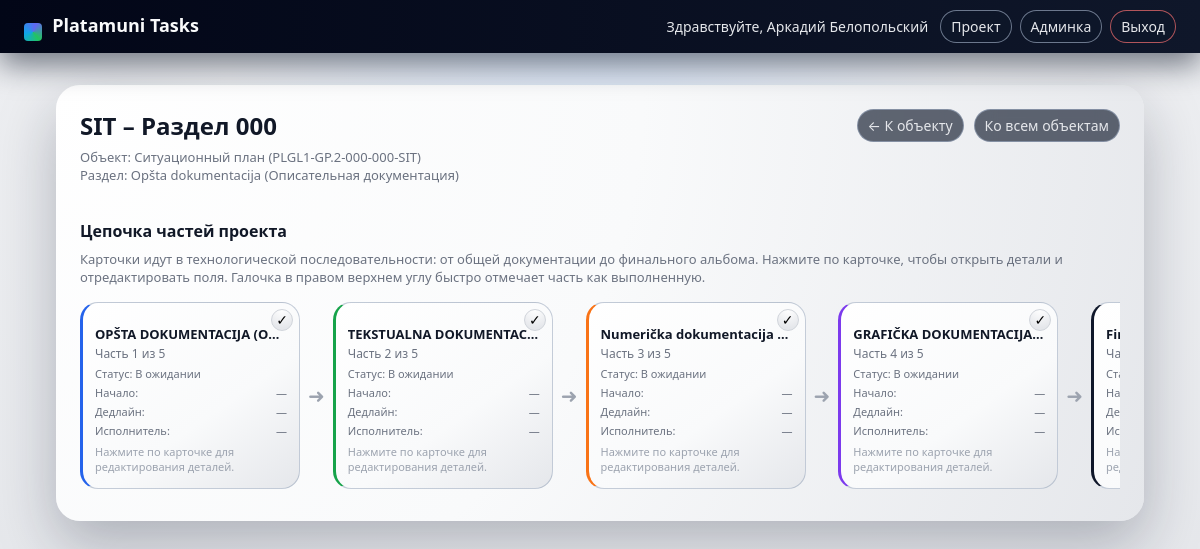
The app's page /sections/1 (signed in), older data.
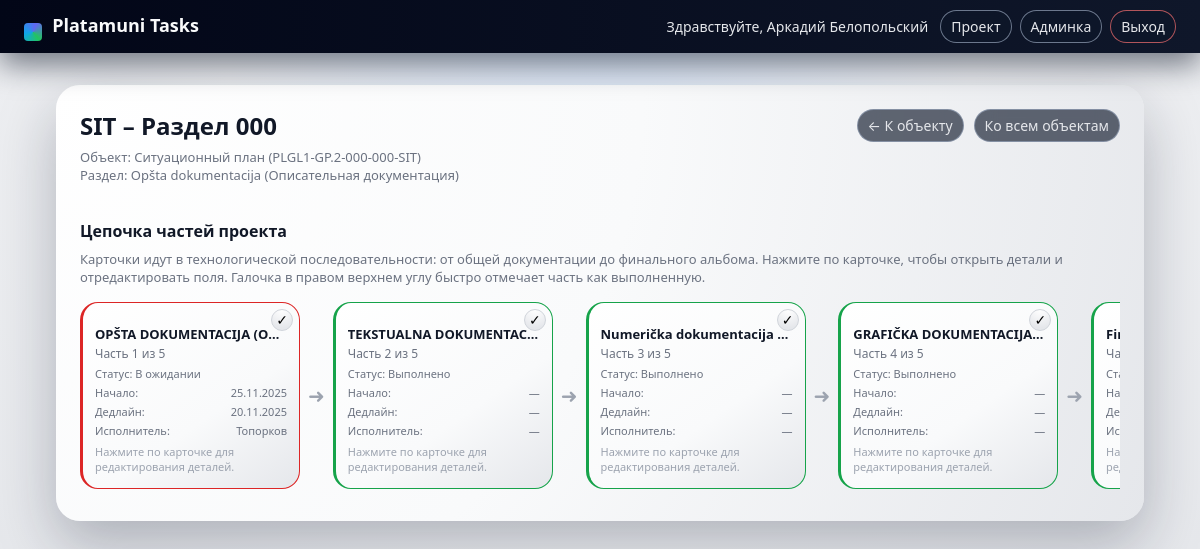
The same page, newer data.
### models.py (models this page shows)
class ProjectObject(db.Model):
    __tablename__ = "project_objects"
    id = db.Column(db.Integer, primary_key=True)
    code = db.Column(db.String(255), unique=True, nullable=False)
    short_name = db.Column(db.String(64), nullable=False)
    full_name = db.Column(db.String(255), nullable=False)
    created_at = db.Column(db.DateTime, default=datetime.utcnow, nullable=False)
    sections = db.relationship("ProjectSection", back_populates="object", lazy=True)

class ProjectSection(db.Model):
    __tablename__ = "project_sections"
    id = db.Column(db.Integer, primary_key=True)
    object_id = db.Column(db.Integer, db.ForeignKey("project_objects.id"), nullable=False)
    code = db.Column(db.String(8), nullable=False)
    name = db.Column(db.String(255), nullable=False)
    order_index = db.Column(db.Integer, nullable=False)
    created_at = db.Column(db.DateTime, default=datetime.utcnow, nullable=False)
    object = db.relationship("ProjectObject", back_populates="sections")
    parts = db.relationship("ProjectPart", back_populates="section", lazy=True)

class ProjectPart(db.Model):
    __tablename__ = "project_parts"
    id = db.Column(db.Integer, primary_key=True)
    section_id = db.Column(db.Integer, db.ForeignKey("project_sections.id"), nullable=False)
    name = db.Column(db.String(255), nullable=False)
    order_index = db.Column(db.Integer, nullable=False)
    start_date = db.Column(db.Date, nullable=True)
    end_date = db.Column(db.Date, nullable=True)
    status = db.Column(db.String(32), nullable=False, default="pending")
    assignee_name = db.Column(db.String(255), nullable=True)
    album_link = db.Column(db.String(512), nullable=True)
    created_at = db.Column(db.DateTime, default=datetime.utcnow, nullable=False)
    section = db.relationship("ProjectSection", back_populates="parts")

### app.py (the view, shortened to what this page needs)
    @app.route("/sections/<int:section_id>", methods=["GET", "POST"])
    @login_required
    def section_detail(section_id: int):
        section = ProjectSection.query.get_or_404(section_id)
        obj = section.object
        parts = (
            ProjectPart.query
            .filter_by(section_id=section.id)
            .order_by(ProjectPart.order_index)
            .all()
        )
        today = date.today()
        for p in parts:
            if p.end_date and p.end_date < today and p.status != "done":
                p.is_overdue = True
            else:
                p.is_overdue = False
        status_choices = [
            ("pending", "В ожидании"),
            ("in_progress", "В разработке"),
            ("done", "Выполнено"),
            ("returned", "Возвращено на доработку"),
        ]
        return render_template(
            "section_detail.html",
            section=section,
            obj=obj,
            parts=parts,
            status_choices=status_choices,
        )

### templates/section_detail.html (shortened to what this page needs)
{% extends "base.html" %}
{% block content %}
<div class="dashboard">
    <div class="dashboard-header">
        <div>
            <h1 class="dashboard-title">
                {{ obj.short_name }} – Раздел {{ section.code }}
            </h1>
            <p class="dashboard-subtitle">
                Объект: {{ obj.full_name }} ({{ obj.code }})<br>
                Раздел: {{ section.name }}
            </p>
        </div>
        <div class="dashboard-badges">
            <a class="header-link" href="{{ url_for('object_detail', object_id=obj.id) }}">← К объекту</a>
            <a class="header-link" href="{{ url_for('dashboard') }}">Ко всем объектам</a>
        </div>
    </div>
    <div class="objects-section">
        <h2 class="section-title">Цепочка частей проекта</h2>
        {% if parts and parts|length > 0 %}
            <p class="dashboard-subtitle">
                Карточки идут в технологической последовательности: от общей документации до финального альбома.
                Нажмите по карточке, чтобы открыть детали и отредактировать поля. Галочка в правом верхнем углу
                быстро отмечает часть как выполненную.
            </p>
            <div class="parts-chain">
                {% for part in parts %}
                    <div class="part-step-container">
                        <div
                            class="object-card part-step part-step-{{ loop.index }} part-status-{{ part.status }} {% if part.is_overdue %}part-overdue{% endif %}"
                            data-part-id="{{ part.id }}"
                            data-part-name="{{ part.name | e }}"
                            data-start-date="{{ part.start_date.strftime('%Y-%m-%d') if part.start_date else '' }}"
                            data-end-date="{{ part.end_date.strftime('%Y-%m-%d') if part.end_date else '' }}"
                            data-status="{{ part.status }}"
                            data-assignee="{{ part.assignee_name or '' }}"
                            data-album-link="{{ part.album_link or '' }}"
                        >
                            <form method="post" class="quick-done-form">
                                <button
                                    type="submit"
                                    class="quick-done-button"
                                    title="Отметить как выполнено"
                                >
                                    ✓
                                </button>
                            </form>
                            <div class="part-title" title="{{ part.name }}">
                                {{ part.name }}
                            </div>
                            <div class="object-name-sub">
                                Часть {{ loop.index }} из {{ parts|length }}
                            </div>
                            <div class="part-meta-row">
                                <span class="part-meta-label">
                                    Статус:
                                    {% for value, label in status_choices %}
                                        {% if value == part.status %}{{ label }}{% endif %}
                                    {% endfor %}
                                </span>
                            </div>
                            <div class="part-meta-row">
                                <span class="part-meta-label">Начало:</span>
                                <span class="part-meta-value">
                                    {% if part.start_date %}{{ part.start_date.strftime('%d.%m.%Y') }}{% else %}—{% endif %}
                                </span>
                            </div>
                            <div class="part-meta-row">
                                <span class="part-meta-label">Дедлайн:</span>
                                <span class="part-meta-value">
                                    {% if part.end_date %}{{ part.end_date.strftime('%d.%m.%Y') }}{% else %}—{% endif %}
                                </span>
                            </div>
                            <div class="part-meta-row">
                                <span class="part-meta-label">Исполнитель:</span>
                                <span class="part-meta-value">
                                    {% if part.assignee_name %}{{ part.assignee_name }}{% else %}—{% endif %}
                                </span>
                            </div>
                            <div class="part-hint">
                                Нажмите по карточке для редактирования деталей.
                            </div>
                        </div>
                        {% if not loop.last %}
                            <div class="part-arrow">➜</div>
                        {% endif %}
                    </div>
                {% endfor %}
            </div>
        {% endif %}
    </div>
</div>
{% endblock %}

### templates/base.html (shortened to what this page needs)
<!doctype html>
<html lang="ru">
<head>
    <link
        rel="stylesheet"
        href="{{ url_for('static', filename='styles.css') }}"
    >
</head>
<body>
<header class="main-header">
    <div class="header-left">
        <span class="logo-logo">◼</span>
        <span class="logo-text">Platamuni Tasks</span>
    </div>
    <div class="header-right">
        {% if session.get('user_name') %}
            <span class="user-name">Здравствуйте, {{ session.get('user_name') }}</span>
            <a class="header-link" href="{{ url_for('dashboard') }}">Проект</a>
            {% if session.get('is_admin') %}
                <a class="header-link" href="{{ url_for('admin_users') }}">Админка</a>
            {% endif %}
            <a class="header-link danger" href="{{ url_for('logout') }}">Выход</a>
        {% else %}
            <a class="header-link primary" href="{{ url_for('login') }}">Вход</a>
            <a class="header-link" href="{{ url_for('register') }}">Регистрация</a>
        {% endif %}
    </div>
</header>
<main class="main-container">
    {% block content %}{% endblock %}
</main>
</body>
</html>

### static/styles.css (style rules this page uses)
:root { --bg-body: #f3f4f6; --bg-header: #0b1120; --bg-card: #ffffff; --border-subtle: #e5e7eb; --text-main: #111827; --text-muted: #6b7280; --accent: #2563eb; --accent-soft: #dbeafe; --danger: #dc2626; --danger-soft: #fee2e2; --success: #16a34a; --success-soft: #dcfce7; --warn: #f97316; --warn-soft: #ffedd5; }
* { box-sizing: border-box; }
body { margin: 0; font-family: system-ui, -apple-system, BlinkMacSystemFont, "Segoe UI", sans-serif; background: radial-gradient(circle at top, #e5f0ff 0, #f3f4f6 45%, #e5e7eb 100%); color: var(--text-main); }
.main-header { display: flex; justify-content: space-between; align-items: center; padding: 10px 24px; background: linear-gradient(90deg, #020617, #0f172a); color: #f9fafb; position: sticky; top: 0; z-index: 10; box-shadow: 0 12px 30px rgba(15, 23, 42, 0.55); }
.logo-logo { display: inline-flex; align-items: center; justify-content: center; width: 18px; height: 18px; border-radius: 4px; background: conic-gradient(from 140deg, #22c55e, #0ea5e9, #6366f1, #22c55e); margin-right: 6px; font-size: 0; }
.logo-text { font-weight: 600; font-size: 18px; }
.header-right { display: flex; align-items: center; gap: 8px; }
.header-link { color: #e5e7eb; text-decoration: none; font-size: 14px; padding: 6px 10px; border-radius: 999px; border: 1px solid rgba(148, 163, 184, 0.7); background: rgba(15, 23, 42, 0.65); backdrop-filter: blur(10px); }
.header-link.danger { border-color: rgba(248, 113, 113, 0.7); }
.user-name { font-size: 14px; margin-right: 4px; color: #e5e7eb; }
.main-container { max-width: 1120px; margin: 32px auto; padding: 0 16px 40px 16px; }
.dashboard { background: radial-gradient(circle at top left, #ffffff 0, #f9fafb 50%, #e5e7eb 100%); padding: 24px 24px 28px 24px; border-radius: 24px; box-shadow: 0 24px 60px rgba(15, 23, 42, 0.28); }
.dashboard-header { display: flex; justify-content: space-between; align-items: flex-start; gap: 16px; flex-wrap: wrap; }
.dashboard-title { margin-top: 0; margin-bottom: 6px; font-size: 24px; }
.dashboard-subtitle { margin-top: 0; margin-bottom: 12px; font-size: 13px; color: var(--text-muted); }
.dashboard-badges { display: flex; gap: 10px; flex-wrap: wrap; }
.objects-section { margin-top: 24px; }
.section-title { font-size: 16px; margin-top: 0; margin-bottom: 8px; }
.object-card { display: block; padding: 12px 12px 14px 12px; border-radius: 18px; background: linear-gradient(145deg, #ffffff 0, #f9fafb 60%, #e5e7eb 100%); border: 1px solid rgba(148, 163, 184, 0.55); text-decoration: none; color: inherit; transition: transform 0.08s ease, box-shadow 0.08s ease, border-color 0.08s ease; }
.object-name-sub { margin-top: 2px; font-size: 12px; color: var(--text-muted); }
.parts-chain { margin-top: 16px; display: flex; align-items: stretch; gap: 8px; overflow-x: auto; padding-bottom: 4px; }
.part-step-container { display: flex; align-items: center; gap: 8px; flex-shrink: 0; }
.part-step { position: relative; min-width: 210px; max-width: 220px; padding-top: 22px; }
.part-title { font-size: 13px; font-weight: 600; white-space: nowrap; overflow: hidden; text-overflow: ellipsis; }
.part-step-1 { border-left: 3px solid #2563eb; }
.part-step-2 { border-left: 3px solid #16a34a; }
.part-step-3 { border-left: 3px solid #f97316; }
.part-step-4 { border-left: 3px solid #7c3aed; }
.part-step-5 { border-left: 3px solid #0f172a; }
.quick-done-form { position: absolute; top: 6px; right: 6px; z-index: 2; }
.quick-done-button { width: 22px; height: 22px; border-radius: 999px; border: 1px solid #d1d5db; background: radial-gradient(circle at top, #ffffff 0, #e5e7eb 80%); font-size: 14px; line-height: 1; cursor: pointer; display: flex; align-items: center; justify-content: center; padding: 0; }
.part-meta-row { margin-top: 4px; display: flex; justify-content: space-between; font-size: 11px; color: #6b7280; }
.part-meta-label { white-space: nowrap; margin-right: 6px; }
.part-meta-value { font-weight: 500; text-align: right; }
.part-hint { margin-top: 6px; font-size: 11px; color: #9ca3af; }
.part-status-pending { background-color: #f9fafb; }
.part-status-done { background-color: #dcfce7; border-color: #16a34a; }
.part-overdue { background-color: #fee2e2 !important; border-color: #dc2626 !important; animation: red-blink 1s linear infinite !important; }
.part-arrow { font-size: 20px; color: #9ca3af; flex-shrink: 0; }

Row changes from the older to the newer data that the page shows:
changed ProjectPart "OPŠTA DOKUMENTACIJA (О…": start_date (not shown) → "25.11.2025"; end_date (not shown) → "20.11.2025"; assignee_name (not shown) → "Топорков"; no longer shows "—"
changed ProjectPart "TEKSTUALNA DOKUMENTAC…": status "pending" → "done" (drawn)
changed ProjectPart "Numerička dokumentacija…": status "pending" → "done" (drawn)
changed ProjectPart "GRAFIČKA DOKUMENTACIJA…": status "pending" → "done" (drawn)
changed ProjectPart "Finalni album (Финальный…": status "pending" → "done" (drawn)
Text that changed along with them:
new list line: "Выполнено"
list line gone: "В ожидании"
